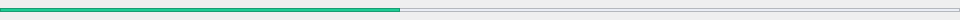
<?xml version="1.0" encoding="UTF-8"?>
<ui version="4.0">
 <class>MusicSlider</class>
 <widget class="QWidget" name="MusicSlider">
  <property name="geometry">
   <rect>
    <x>0</x>
    <y>0</y>
    <width>960</width>
    <height>20</height>
   </rect>
  </property>
  <property name="minimumSize">
   <size>
    <width>960</width>
    <height>0</height>
   </size>
  </property>
  <property name="windowTitle">
   <string>Form</string>
  </property>
  <widget class="QFrame" name="inLine">
   <property name="geometry">
    <rect>
     <x>0</x>
     <y>8</y>
     <width>960</width>
     <height>4</height>
    </rect>
   </property>
   <property name="styleSheet">
    <string notr="true">#inLine
{
	background-color:#EBEEF5;
}</string>
   </property>
   <property name="frameShape">
    <enum>QFrame::StyledPanel</enum>
   </property>
   <property name="frameShadow">
    <enum>QFrame::Raised</enum>
   </property>
  </widget>
  <widget class="QFrame" name="outLine">
   <property name="geometry">
    <rect>
     <x>0</x>
     <y>8</y>
     <width>400</width>
     <height>4</height>
    </rect>
   </property>
   <property name="styleSheet">
    <string notr="true">#outLine
{
	background-color:#1ECC94;

}</string>
   </property>
   <property name="frameShape">
    <enum>QFrame::StyledPanel</enum>
   </property>
   <property name="frameShadow">
    <enum>QFrame::Raised</enum>
   </property>
  </widget>
 </widget>
 <resources/>
 <connections/>
</ui>
